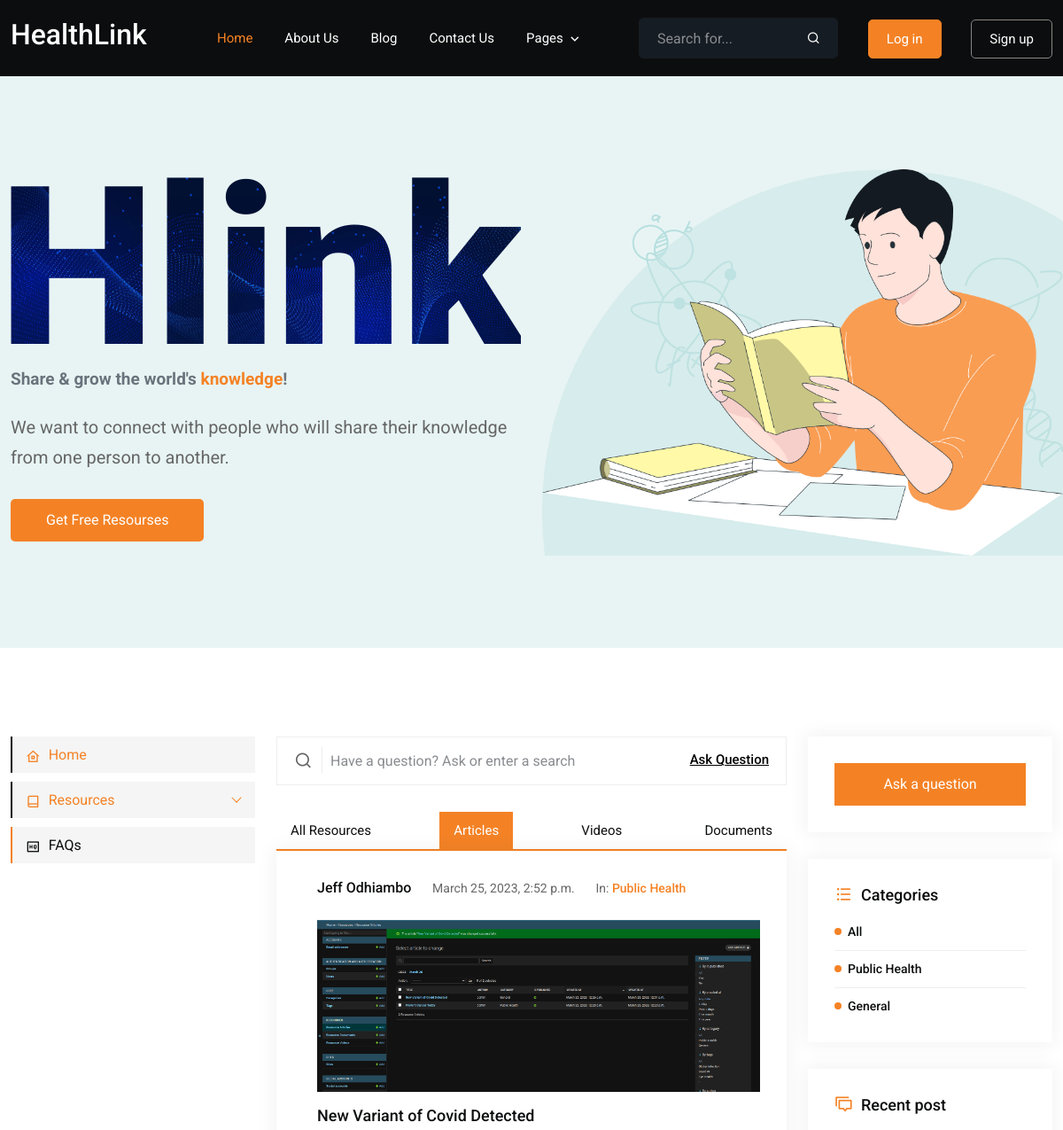
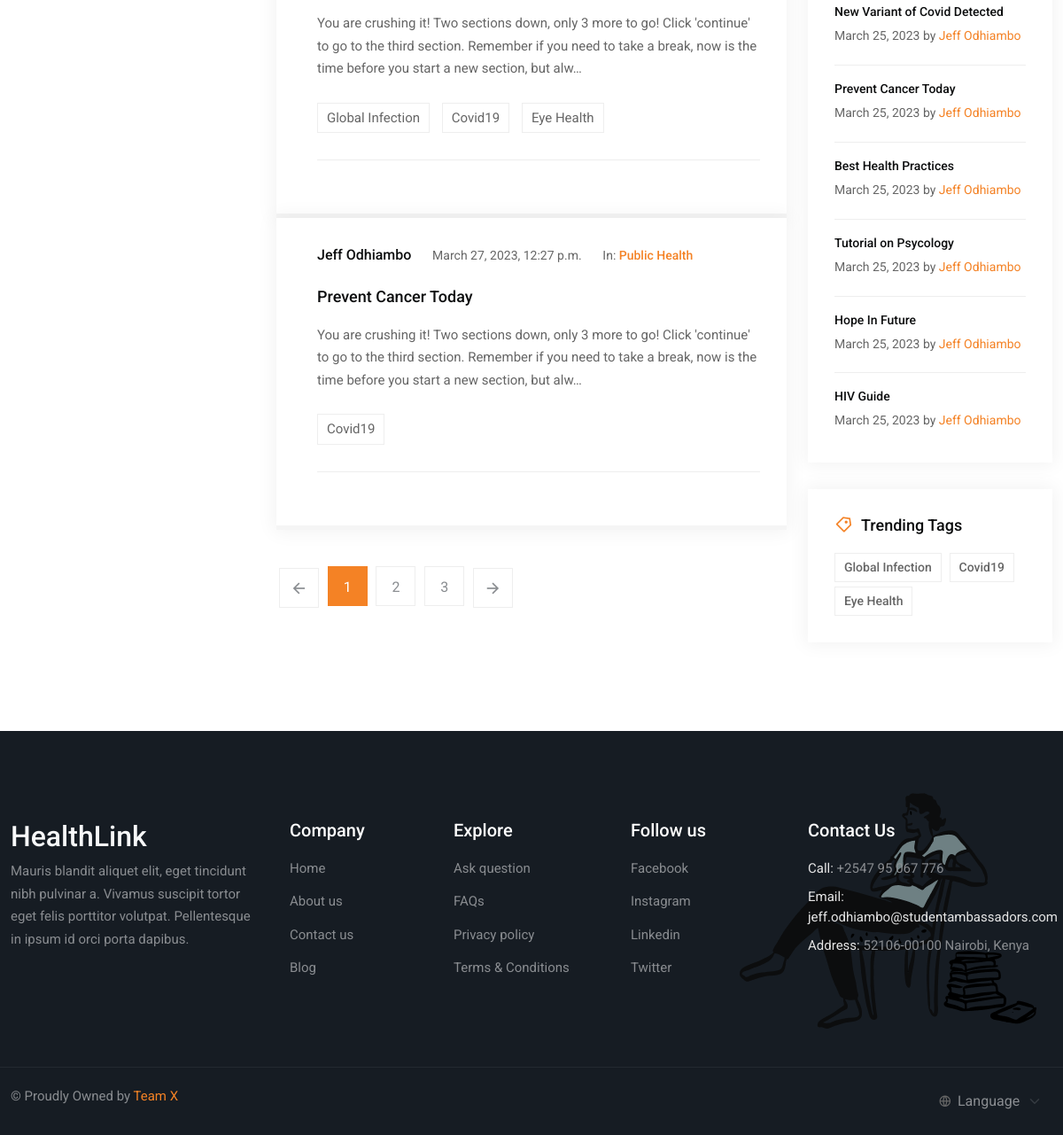
The page / on the database its author committed (2 pictures, top to bottom).
### resources/models.py (models this page shows, shortened)
class Article(models.Model):
    title = models.CharField(max_length=200)
    slug = models.SlugField(max_length=200, unique=True)
    author = models.ForeignKey('auth.User', on_delete=models.CASCADE)
    description = models.TextField()
    category = models.ForeignKey('core.Category', on_delete=models.CASCADE)
    image = models.ImageField(upload_to='resource/articles/', null=True, blank=True)
    tags = models.ManyToManyField('core.Tag', blank=True)
    is_published = models.BooleanField(default=False)
    created_at = models.DateTimeField(auto_now_add=True)
    updated_at = models.DateTimeField(auto_now=True)
    class Meta:
        ordering = ('-created_at',)
        verbose_name_plural = 'Resource Articles'
    def get_absolute_url(self):
        return reverse('resources:article_details', kwargs={'slug': self.slug})

class Video(models.Model):
    title = models.CharField(max_length=200)
    slug = models.SlugField(max_length=200, unique=True)
    author = models.ForeignKey('auth.User', on_delete=models.CASCADE)
    category = models.ForeignKey('core.Category', on_delete=models.CASCADE)
    video = models.URLField()
    tags = models.ManyToManyField('core.Tag', blank=True)
    is_published = models.BooleanField(default=False)
    created_at = models.DateTimeField(auto_now_add=True)
    updated_at = models.DateTimeField(auto_now=True)
    class Meta:
        ordering = ('-created_at',)
        verbose_name_plural = 'Resource Videos'
    def get_video_key(self):
        key = self.video.split('/')[-1]
        return f"https://www.youtube.com/embed/{key}"

class Document(models.Model):
    title = models.CharField(max_length=200)
    slug = models.SlugField(max_length=200, unique=True)
    author = models.ForeignKey('auth.User', on_delete=models.CASCADE)
    category = models.ForeignKey('core.Category', on_delete=models.CASCADE)
    cover_image = models.ImageField(upload_to='resource/documents/images/')
    document = models.FileField(upload_to='resource/documents/')
    tags = models.ManyToManyField('core.Tag', blank=True)
    is_published = models.BooleanField(default=False)
    created_at = models.DateTimeField(auto_now_add=True)
    updated_at = models.DateTimeField(auto_now=True)
    class Meta:
        ordering = ('-created_at',)
        verbose_name_plural = 'Resource Documents'

### core/models.py (models this page shows)
class Category(models.Model):
    title = models.CharField(max_length=100)
    slug = models.SlugField(max_length=100, unique=True)
    image = models.ImageField(upload_to='category/', null=True, blank=True)
    description = models.TextField(null=True, blank=True)
    created_at = models.DateTimeField(auto_now_add=True)
    updated_at = models.DateTimeField(auto_now=True)
    class Meta:
        ordering = ('-created_at',)
        verbose_name_plural = 'Categories'
    def __str__(self):
        return self.title

class Tag(models.Model):
    title = models.CharField(max_length=100)
    slug = models.SlugField(max_length=100, unique=True)
    image = models.ImageField(upload_to='tags/', null=True, blank=True)
    description = models.TextField(null=True, blank=True)
    created_at = models.DateTimeField(auto_now_add=True)
    updated_at = models.DateTimeField(auto_now=True)
    class Meta:
        ordering = ('-created_at',)
        verbose_name_plural = 'Tags'
    def __str__(self):
        return self.title

### core/views.py (the view)
# urls.py: path('', views.index, name='index'),
def index(request):
    context = {
        'title': 'Homepage',
        'r_articles': 'active',
        'articles': Article.objects.filter(is_published=True).order_by('-created_at')[:3],
        'videos': Video.objects.filter(is_published=True).order_by('-created_at')[:3],
        'documents': Document.objects.filter(is_published=True).order_by('-created_at')[:3],
    }
    return render(request, 'index.html', context)

### core/context_processor.py (called while the page is built)
def categories(request):
    latest_post = []
    latest_article = Article.objects.order_by('-created_at')[:2]
    latest_video = Video.objects.order_by('-created_at')[:2]
    latest_document = Document.objects.order_by('-created_at')[:2]
    latest_post.append(latest_article)
    latest_post.append(latest_video)
    latest_post.append(latest_document)
    return {
        'categories': Category.objects.all(),
        'tags': Tag.objects.all(),
        'latest_post': latest_post
    }

### users/models.py (called while the page is built)
    def get_absolute_url(self):
        return reverse('users:user_profile', kwargs={'username': self.user.username})

### templates/index.html (shortened to what this page needs)
{% extends 'base.html' %}
{% block content %}
		<div class="banner-area">
			<div class="container-fluid">
				<div class="row align-items-center">
					<div class="col-lg-6">
						<div class="banner-content">
							<h1>Hlink</h1>
							<h3>Share & grow the world's <span>knowledge</span>!</h3>
							<p>We want to connect with people who will share their knowledge from one person to another.</p>
							<a href="{% url 'resources:articles' %}" class="default-btn">
								Get Free Resourses
							</a>
						</div>
					</div>
					<div class="col-lg-6 pe-0">
						<div class="banner-img">
							<img src="/static/assets/images/banner/banner-img.png" alt="Image">
						</div>
					</div>
				</div>
			</div>
		</div>
		<div class="main-content-area ptb-100">
			<div class="container">
				<div class="row">
					<div class="col-lg-3">
						{% include 'partials/left-sidebar.html' %}
					</div>
					<div class="col-lg-6">
						<div class="middull-content">
							<form class="aq-form">
								<i class="ri-search-line"></i>
								<input type="text" class="form-control" placeholder="Have a question? Ask or enter a search">
								<button class="aq-btn">
									Ask Question
								</button>
							</form>
							<ul class="nav nav-tabs questions-tabs d-flex justify-content-between" id="myTab" role="tablist">
								<li class="nav-item" role="presentation">
									<button class="nav-link" id="featured-question-tab" data-bs-toggle="tab" data-bs-target="#featured-question" type="button" role="tab" aria-controls="featured-question" aria-selected="false">
										All Resources
									</button>
								</li>
								<li class="nav-item" role="presentation">
									<button class="nav-link active" id="recent-questions-tab" data-bs-toggle="tab" data-bs-target="#recent-questions" type="button" role="tab" aria-controls="recent-questions" aria-selected="true">
										Articles
									</button>
								</li>
								<li class="nav-item" role="presentation">
									<button class="nav-link" id="most-answered-tab" data-bs-toggle="tab" data-bs-target="#most-answered" type="button" role="tab" aria-controls="most-answered" aria-selected="false">
										Videos
									</button>
								</li>
								<li class="nav-item" role="presentation">
									<button class="nav-link" id="unanswered-question-tab" data-bs-toggle="tab" data-bs-target="#unanswered-question" type="button" role="tab" aria-controls="unanswered-question" aria-selected="false">
										Documents
									</button>
								</li>
							</ul>
							<div class="tab-content" id="myTabContent">
								<div class="tab-pane fade show active" id="recent-questions" role="tabpanel" aria-labelledby="recent-questions-tab">
									{% include 'resources/partials/articles.html' %}
									<div class="pagination-area">
										<a href="all-queations.html" class="next page-numbers">
											<i class="ri-arrow-left-line"></i>
										</a>
										<span class="page-numbers current" aria-current="page">1</span>
										<a href="all-queations.html" class="page-numbers">2</a>
										<a href="all-queations.html" class="page-numbers">3</a>
										<a href="all-queations.html" class="next page-numbers">
											<i class="ri-arrow-right-line"></i>
										</a>
									</div>
								</div>
							</div>
						</div>
					</div>
					<div class="col-lg-3">
						<div class="right-siderbar">
							<div class="right-siderbar-common">
								<a href="" class="default-btn">
									Ask a question
								</a>
							</div>
							{% include 'resources/partials/right-sidebar.html' %}
						</div>
					</div>
				</div>
			</div>
		</div>
{% endblock %}

### templates/resources/partials/articles.html
{% if articles %}
{% for article in articles %}
<div class="single-qa-box like-dislike">
    <div class="d-flex">
        <div class="flex-grow-1 ms-3">
            <ul class="graphic-design">
                <li>
                    <a href="">{{ article.author.get_full_name|default:'No name' }}</a>
                </li>
                <li>
                    <span>{{ article.updated_at }}</span>
                </li>
                <li>
                    <span>In:</span>
                    <a href="{% url 'resources:articles_category' article.category.slug %}" class="graphic">
                        {{ article.category }}
                    </a>
                </li>
            </ul>
            {% if article.image %}
            <a href="{{ article.get_absolute_url }}">
                <img src="{{ article.image.url }}" alt="{{ article.title }}" class="img-fluid">
            </a>
            {% endif %}
            <h3 class="mt-3">
                <a href="{{ article.get_absolute_url }}">
                    {{ article.title }}
                </a>
            </h3>
            <p>
                {{ article.description|truncatechars:200 }}
            </p>
            {% if article.tags.all %}
            <ul class="tag-list">
                {% for a_tag in article.tags.all %}
                <li>
                    <a href="{% url 'resources:article_tags' a_tag.slug %}">{{ a_tag }}</a>
                </li>
                {% endfor %}
            </ul>
            {% endif %}
        </div>
    </div>
</div>
{% endfor %}
{% else %}
<div class="alert alert-info">
    No articles found
</div>
{% endif %}

### templates/resources/partials/right-sidebar.html (shortened to what this page needs)
<div class="right-siderbar">
    <div class="right-siderbar-common">
        {% if categories %}
        <div class="category discussions">
            <h3>
                <i class="ri-list-unordered"></i>
                Categories
            </h3>
                <ul>
                    {% if articles or article or r_articles %}
                        <li><a href="{% url 'resources:articles' %}">All</a></li>
                        {% for category in categories %}
                        <li>
                            <a href="{% url 'resources:articles_category' category.slug %}">{{ category }}</a>
                        </li>
                        {% endfor %}
                    {% endif %}
                </ul>
            </div>
        </div>
        {% endif %}
    {% if latest_post %}
    <div class="right-siderbar-common">
        <div class="recent-post">
            <h3>
                <i class="ri-discuss-line"></i>
                Recent post
            </h3>
            <ul>
                {% for post in latest_post %}
                    {% for pst in post %}
                    <li>
                        <a href="{{ pst.get_absolute_url }}">
                            {{ pst.title }}
                        </a>
                        <p>{{ pst.created_at|date }} by <a href="{{ pst.author.profile.get_absolute_url }}">{{ pst.author.get_full_name }}</a></p>
                    </li>
                    {% endfor %}
                {% endfor %}
            </ul>
        </div>
    </div>
    {% endif %}
    {% if tags %}
    <div class="right-siderbar-common">
        <div class="trending-tags">
            <h3>
                <i class="ri-price-tag-3-line"></i>
                Trending Tags
            </h3>
            <ul>
                {% for tag in tags %}
                <li>
                    <a href="{% url 'resources:article_tags' tag.slug %}">
                        {{ tag }}
                    </a>
                </li>
                {% endfor %}
            </ul>
        </div>
    </div>
    {% endif %}
</div>

### static/assets/css/editor.css (style rules this page uses)
h1 { margin-top:10px; line-height:40px; }

### static/assets/css/responsive.css (style rules this page uses)
@media only screen and (min-width: 1200px) and (max-width: 1399px) { .container { max-width: 1320px; } }

### rows shown on the page
Article: author.get_full_name "Jeff Odhiambo", updated_at "March 25, 2023, 2:52 p.m.", category "Public Health", image (picture), title "New Variant of Covid Detected", description "You are crushing it! Two sections down, only 3 more to go! Click 'continue' to go to the third section. Remember if you need to take a break, now is the time before you start a new section, but alw…", created_at "March 25, 2023"
Tag: title "Global Infection"
Tag: title "Covid19"
Tag: title "Eye Health"
Article: author.get_full_name "Jeff Odhiambo", updated_at "March 27, 2023, 12:27 p.m.", category "Public Health", title "Prevent Cancer Today", description "You are crushing it! Two sections down, only 3 more to go! Click 'continue' to go to the third section. Remember if you need to take a break, now is the time before you start a new section, but alw…", created_at "March 25, 2023"
Category: title "Public Health"
Category: title "General"
Video: title "Best Health Practices", created_at "March 25, 2023", author.get_full_name "Jeff Odhiambo"
Video: title "Tutorial on Psycology", created_at "March 25, 2023", author.get_full_name "Jeff Odhiambo"
Document: title "Hope In Future", created_at "March 25, 2023", author.get_full_name "Jeff Odhiambo"
Document: title "HIV Guide", created_at "March 25, 2023", author.get_full_name "Jeff Odhiambo"
